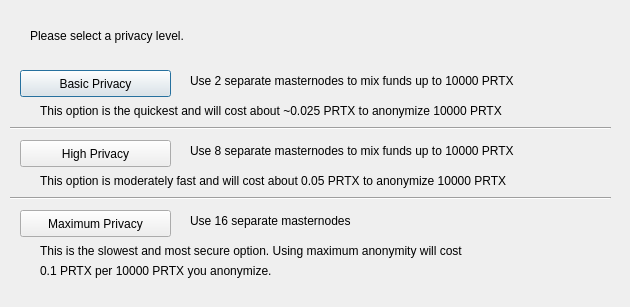
<?xml version="1.0" encoding="UTF-8"?>
<ui version="4.0">
 <class>ObfuscationConfig</class>
 <widget class="QDialog" name="ObfuscationConfig">
  <property name="geometry">
   <rect>
    <x>0</x>
    <y>0</y>
    <width>630</width>
    <height>307</height>
   </rect>
  </property>
  <property name="windowTitle">
   <string>Configure Obfuscation</string>
  </property>
  <widget class="QPushButton" name="buttonBasic">
   <property name="geometry">
    <rect>
     <x>20</x>
     <y>70</y>
     <width>151</width>
     <height>27</height>
    </rect>
   </property>
   <property name="text">
    <string>Basic Privacy</string>
   </property>
  </widget>
  <widget class="QPushButton" name="buttonHigh">
   <property name="geometry">
    <rect>
     <x>20</x>
     <y>140</y>
     <width>151</width>
     <height>27</height>
    </rect>
   </property>
   <property name="text">
    <string>High Privacy</string>
   </property>
  </widget>
  <widget class="QPushButton" name="buttonMax">
   <property name="geometry">
    <rect>
     <x>20</x>
     <y>210</y>
     <width>151</width>
     <height>27</height>
    </rect>
   </property>
   <property name="text">
    <string>Maximum Privacy</string>
   </property>
  </widget>
  <widget class="QLabel" name="label">
   <property name="geometry">
    <rect>
     <x>30</x>
     <y>20</y>
     <width>571</width>
     <height>31</height>
    </rect>
   </property>
   <property name="text">
    <string>Please select a privacy level.</string>
   </property>
  </widget>
  <widget class="QLabel" name="label_2">
   <property name="geometry">
    <rect>
     <x>190</x>
     <y>70</y>
     <width>421</width>
     <height>21</height>
    </rect>
   </property>
   <property name="text">
    <string>Use 2 separate masternodes to mix funds up to 10000 PRTX</string>
   </property>
  </widget>
  <widget class="QLabel" name="label_3">
   <property name="geometry">
    <rect>
     <x>190</x>
     <y>140</y>
     <width>411</width>
     <height>21</height>
    </rect>
   </property>
   <property name="text">
    <string>Use 8 separate masternodes to mix funds up to 10000 PRTX</string>
   </property>
  </widget>
  <widget class="QLabel" name="label_4">
   <property name="geometry">
    <rect>
     <x>190</x>
     <y>210</y>
     <width>421</width>
     <height>21</height>
    </rect>
   </property>
   <property name="text">
    <string>Use 16 separate masternodes</string>
   </property>
  </widget>
  <widget class="QLabel" name="label_6">
   <property name="geometry">
    <rect>
     <x>40</x>
     <y>100</y>
     <width>561</width>
     <height>21</height>
    </rect>
   </property>
   <property name="text">
    <string>This option is the quickest and will cost about ~0.025 PRTX to anonymize 10000 PRTX</string>
   </property>
  </widget>
  <widget class="QLabel" name="label_7">
   <property name="geometry">
    <rect>
     <x>40</x>
     <y>170</y>
     <width>561</width>
     <height>21</height>
    </rect>
   </property>
   <property name="text">
    <string>This option is moderately fast and will cost about 0.05 PRTX to anonymize 10000 PRTX</string>
   </property>
  </widget>
  <widget class="QLabel" name="label_8">
   <property name="geometry">
    <rect>
     <x>40</x>
     <y>240</y>
     <width>561</width>
     <height>21</height>
    </rect>
   </property>
   <property name="text">
    <string>This is the slowest and most secure option. Using maximum anonymity will cost</string>
   </property>
  </widget>
  <widget class="QLabel" name="label_9">
   <property name="geometry">
    <rect>
     <x>40</x>
     <y>260</y>
     <width>561</width>
     <height>21</height>
    </rect>
   </property>
   <property name="text">
    <string>0.1 PRTX per 10000 PRTX you anonymize.</string>
   </property>
  </widget>
  <widget class="Line" name="line">
   <property name="geometry">
    <rect>
     <x>10</x>
     <y>120</y>
     <width>601</width>
     <height>16</height>
    </rect>
   </property>
   <property name="orientation">
    <enum>Qt::Horizontal</enum>
   </property>
  </widget>
  <widget class="Line" name="line_2">
   <property name="geometry">
    <rect>
     <x>10</x>
     <y>190</y>
     <width>601</width>
     <height>16</height>
    </rect>
   </property>
   <property name="orientation">
    <enum>Qt::Horizontal</enum>
   </property>
  </widget>
 </widget>
 <resources/>
 <connections/>
</ui>
